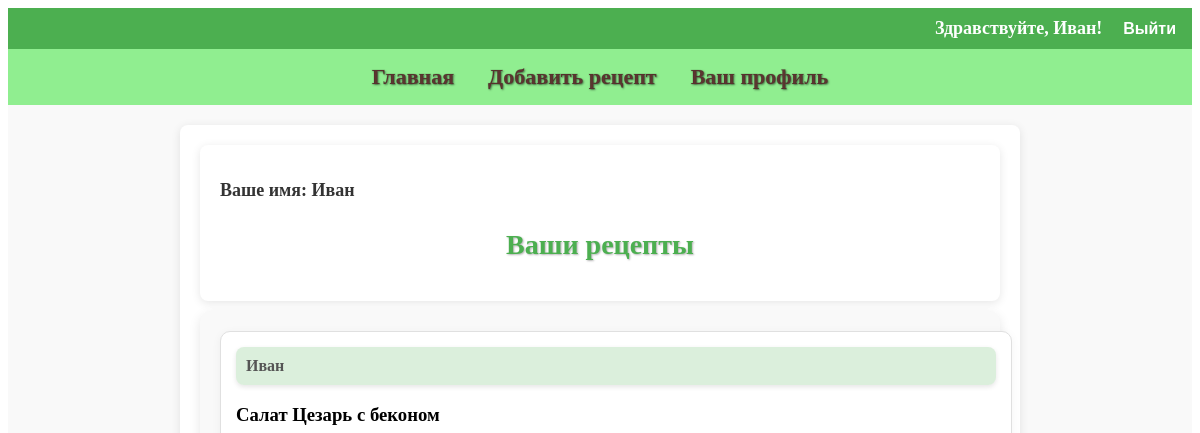
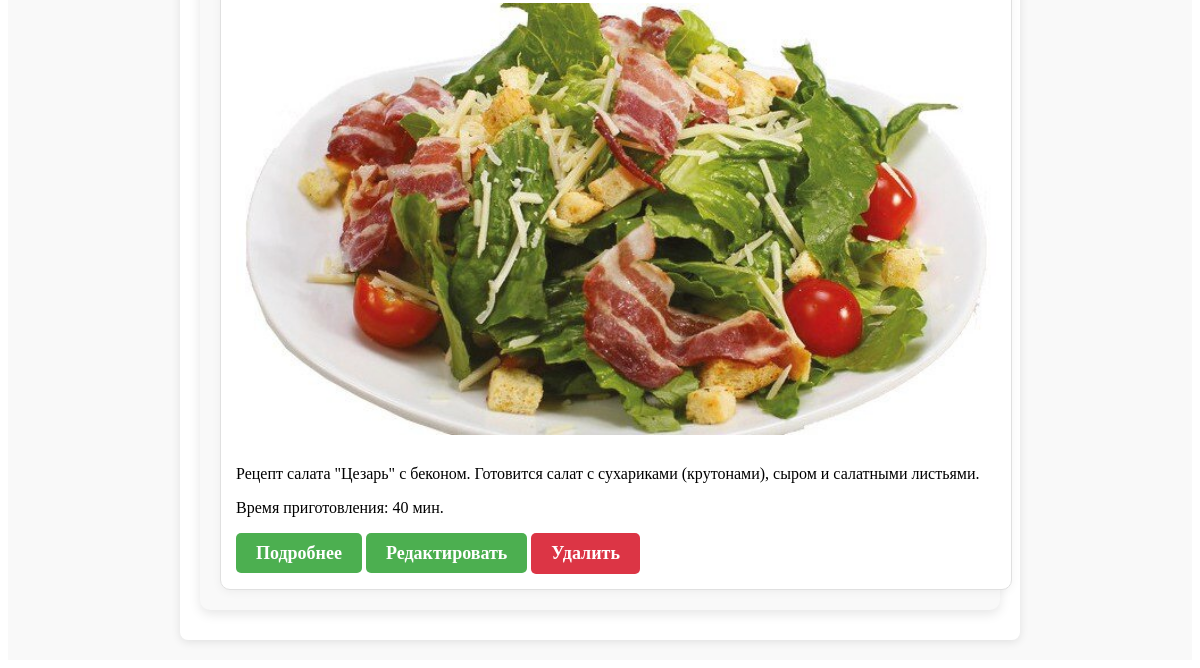
The page /accounts/accounts/profile/ (signed in) on the database as committed earlier (2 pictures, top to bottom).
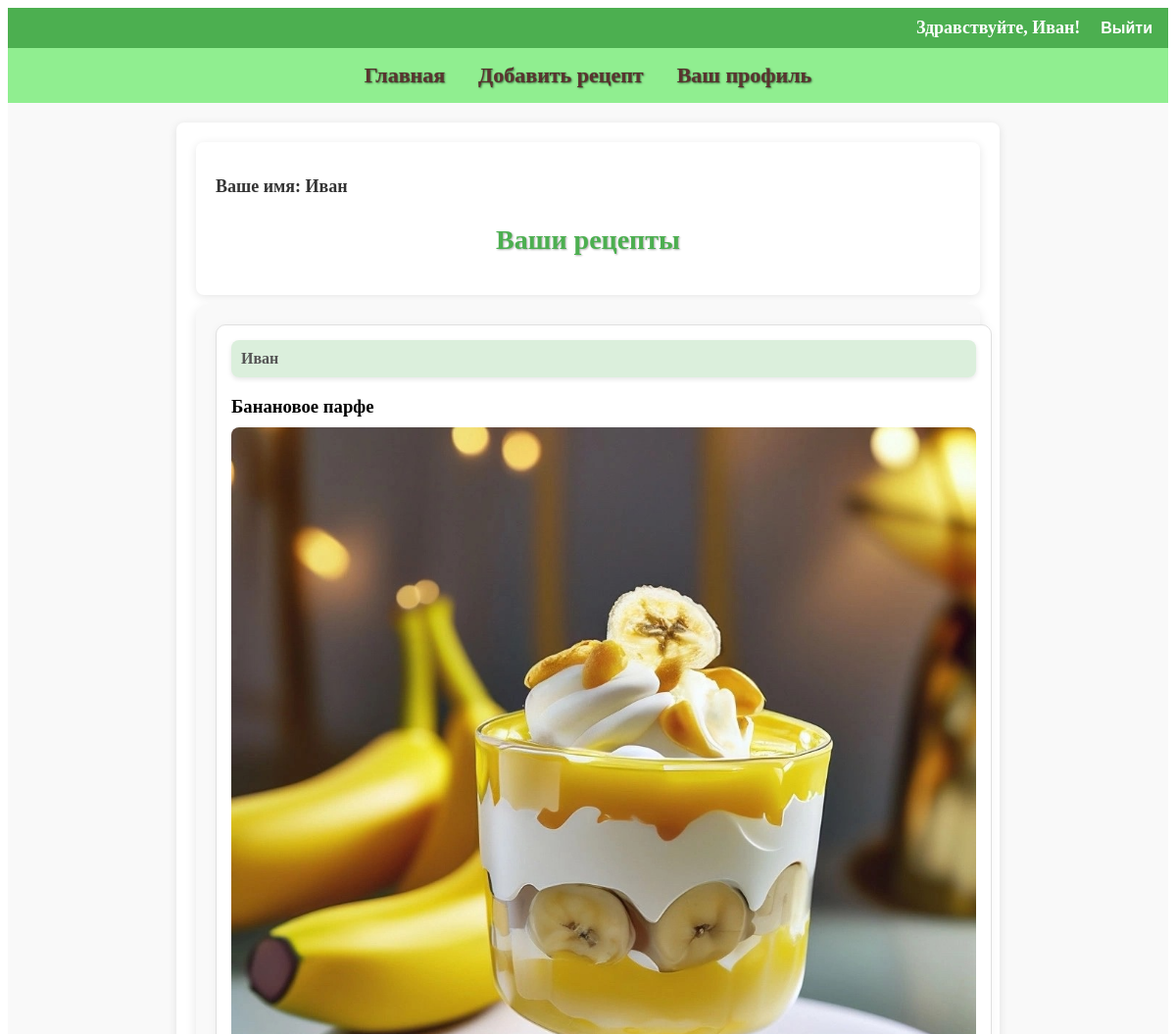
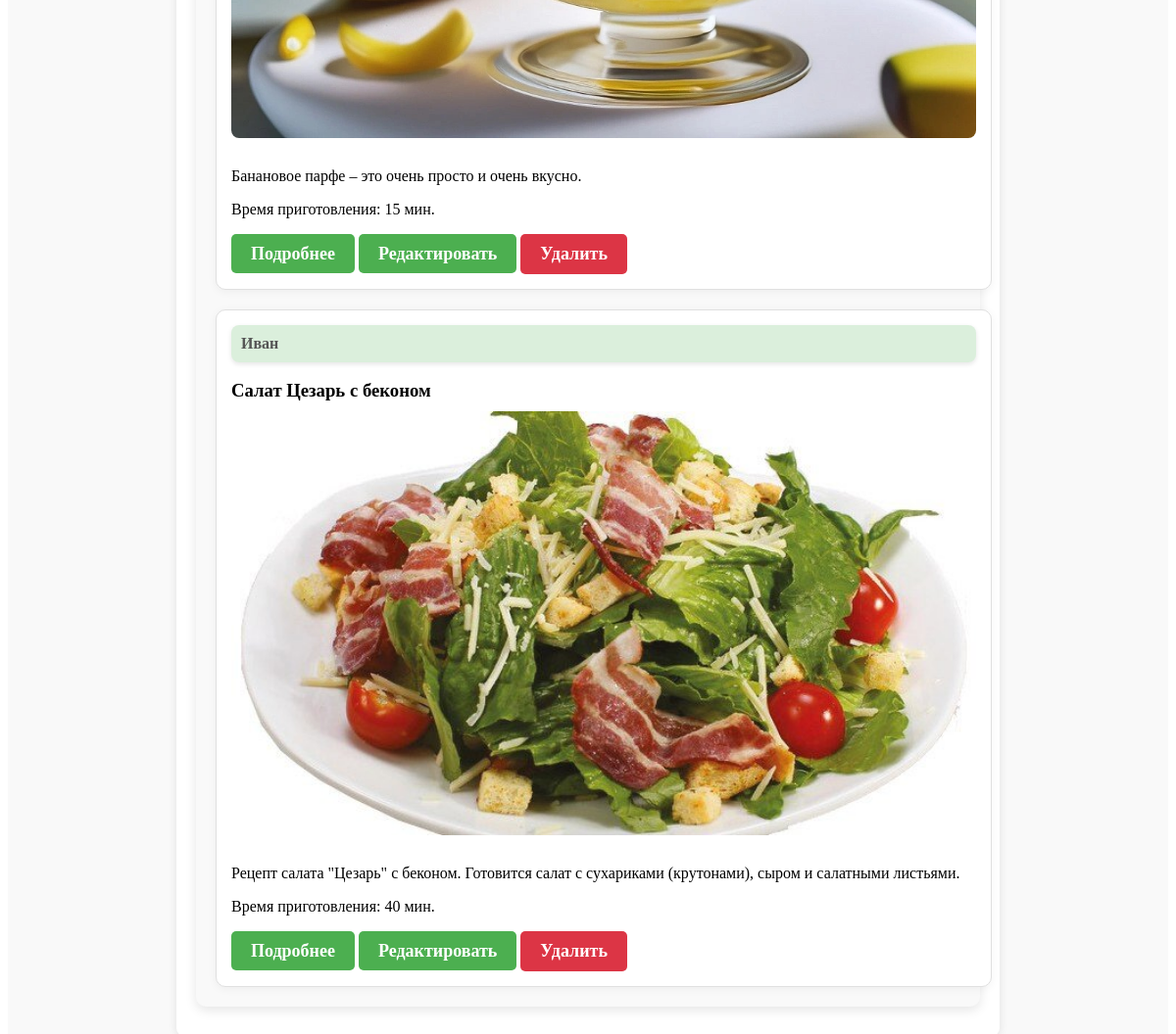
The same page on the database as committed later (2 pictures, top to bottom).
### recipe_app/models.py (models this page shows, shortened)
class Recipe(models.Model):
    title = models.CharField(max_length=100, verbose_name="Название блюда")
    description = models.TextField(verbose_name="Описание")
    preparation_steps = models.TextField(verbose_name="Шаги приготовления")
    preparation_time = models.PositiveIntegerField(verbose_name="Время приготовления в минутах")
    image = models.ImageField(upload_to='recipes/images/', verbose_name="Добавьте фото")
    author = models.ForeignKey(User, on_delete=models.CASCADE, verbose_name="Автор")
    categories = models.ManyToManyField(Category, through='RecipeCategory', verbose_name="Категория")
    ingredients = models.TextField(blank=True, null=True, verbose_name="Ингредиенты")

### recipe_app/views.py (the view)
# urls.py: path('accounts/profile/', profile, name='profile'),
@login_required
def profile(request):
    user = request.user
    recipes = Recipe.objects.filter(author=user).order_by('-id')  # Получаем рецепты текущего пользователя
    return render(request, 'registration/profile.html', {'user': user, 'recipes': recipes})

### recipe_app/templates/registration/profile.html (shortened to what this page needs)
{% extends 'base.html' %}
{% block content %}
<div class="content">
    <h2 class="user-name">Ваше имя: {{ user.username }}</h2>
    <h3 class="section-title">Ваши рецепты</h3>
</div>
<div class="recipes-section">
    <div class="recipe-cards">
        {% if recipes %}
            {% for recipe in recipes %}
                <div class="recipe-card">
                    <div class="recipe-author">{{ recipe.author.username }}</div>
                    <h3>{{ recipe.title }}</h3>
                    <a href="{% url 'recipe_detail' recipe.id %}">
                    <img src="{{ recipe.image.url }}" alt="{{ recipe.title }}" class="recipe-image">
                    </a>
                    <p>{{ recipe.description }}</p>
                    <p>Время приготовления: {{ recipe.preparation_time }} мин.</p>
                    <a href="{% url 'recipe_detail' recipe.id %}" class="recipe-link submit-button">Подробнее</a>
                    <a href="{% url 'edit_recipe' recipe.id %}" class="recipe-link submit-button">Редактировать</a>
                    <form action="{% url 'delete_recipe' recipe.id %}" method="get" style="display:inline;">
                        <button type="submit" class="delete-button">Удалить</button>
                    </form>
                </div>
            {% endfor %}
        {% else %}
            <p>У вас еще нет рецептов.</p>
        {% endif %}
    </div>
</div>
{% endblock %}

### recipe_app/templates/base.html (shortened to what this page needs)
<!DOCTYPE html>
<html lang="ru">
{% load static %}
<head>
    <link rel="stylesheet" type="text/css" href="{% static 'styles.css' %}">
</head>
<body>
    <div class="top-bar">
        <div class="user-info">
            {% if user.is_authenticated %}
                <p>Здравствуйте, {{ user.username }}!</p>
                <form action="{% url 'logout' %}" method="post">
                    <button type="submit">Выйти</button>
                </form>
            {% else %}
                <p><a href="{% url 'login' %}">Войти</a> | <a href="{% url 'register' %}">Зарегистрироваться</a></p>
            {% endif %}
        </div>
    </div>
    <header>
        <nav>
            <a href="{% url 'recipe_list' %}">Главная</a>
            <a href="{% url 'add_recipe' %}">Добавить рецепт</a>
            {% if user.is_authenticated %}
                <a href="{% url 'profile' %}">Ваш профиль</a>
            {% endif %}
        </nav>
    </header>
    <div class="content-container {% if request.path == '/recipe/add/' %}add-recipe-background{% endif %}">
        <div class="content">
            <main>
                {% block content %}{% endblock %}
            </main>
        </div>
    </div>
</body>
</html>

### recipe_app/static/styles.css (style rules this page uses)
.content-container { display: flex; justify-content: center; background-color: #f9f9f9; padding: 20px; }
.content { max-width: 800px; background-color: white; padding: 20px; border-radius: 8px; box-shadow: 0 2px 10px rgba(0, 0, 0, 0.1); }
form { display: flex; flex-wrap: wrap; gap: 20px; justify-content: space-between; }
h3 { margin-bottom: 10px; }
.top-bar { background-color: #4CAF50; color: white; padding: 10px; display: flex; justify-content: flex-end; align-items: center; }
.top-bar .user-info { display: flex; gap: 15px; align-items: center; }
.top-bar p { font-size: 18px; font-weight: bold; margin: 0; }
.top-bar form { display: inline; margin: 0; }
.top-bar button { background: none; border: none; color: white; cursor: pointer; font-size: 16px; font-weight: bold; }
header { padding: 15px; text-align: center; background-color: #90EE90; }
nav a { margin: 0 15px; text-decoration: none; color: #5c3530; font-weight: bold; font-size: 22px; text-shadow: 1px 1px 2px rgba(0, 0, 0, 0.5); -webkit-text-stroke: 1px rgba(0, 0, 0, 0.1); }
.recipes-section { margin: 10px auto; padding: 20px; max-width: 800px; background-color: #f9f9f9; border-radius: 10px; box-shadow: 0 4px 12px rgba(0, 0, 0, 0.1); }
.recipe-cards { display: flex; flex-direction: column; gap: 20px; justify-content: flex-start; }
.recipe-card { position: relative; width: 100%; max-width: 800px; padding: 15px; background-color: #fff; border: 1px solid #e0e0e0; border-radius: 10px; box-shadow: 0 2px 10px rgba(0, 0, 0, 0.05); transition: transform 0.3s ease; }
.recipe-author { position: relative; font-weight: bold; background-color: rgba(76, 175, 80, 0.2); padding: 10px; border-radius: 8px; color: #555; box-shadow: 0 2px 5px rgba(0, 0, 0, 0.1); margin-bottom: 15px; }
.recipe-image { width: 100%; height: auto; border-radius: 8px; margin-bottom: 10px; }
.recipe-link { color: #4CAF50; font-weight: bold; margin-top: 10px; text-decoration: none; }
img { max-width: 100%; height: auto; }
.user-name { font-size: 18px; color: #333; margin-bottom: 10px; }
.section-title { text-align: center; font-size: 28px; font-weight: bold; color: #4CAF50; margin-bottom: 20px; text-transform: none; font-weight: bold; text-shadow: 1px 1px 2px rgba(0, 0, 0, 0.3); }
.submit-button { background-color: #4CAF50; color: white; padding: 10px 20px; border: none; border-radius: 5px; font-size: 18px; cursor: pointer; transition: background-color 0.3s; }
.delete-button { background-color: #dc3545; color: white; padding: 10px 20px; border: none; border-radius: 5px; font-size: 18px; font-family: inherit; font-weight: bold; cursor: pointer; transition: background-color 0.3s; }

Rows that differ between the two databases and show on the page:
added Recipe: author.username "Иван", title "Банановое парфе", image (picture), description "Банановое парфе – это очень просто и очень вкусно.", preparation_time "15"
